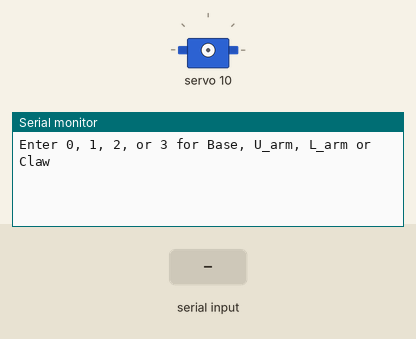
Bench run of a sketch on a simulated Arduino Uno, built with avr-gcc and run on an emulated ATmega328P. On the bench: servo, the last lines printed to the serial monitor. Inputs (shaded band) come from the test bench.

Above: at 1.2 s.
1.3 s: "90,45\n" received over Serial
At 2.9 s:
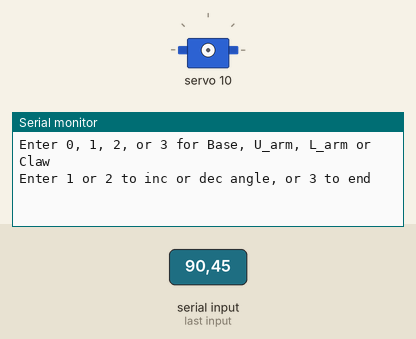
3.8 s: "1\n" received over Serial
At 4.81 s:
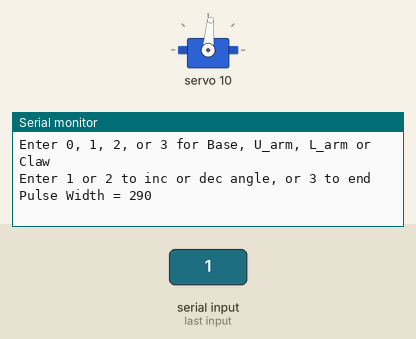

Measured:
- after the input at 1.3 s, the serial monitor: prints a new line after 1.0 s (image 1)
- after the input at 3.8 s, the serial monitor: prints a new line after 1.0 s (image 2)

The sketch:

Servo_calibration.ino
```cpp
/* Me_Arm_Servo_Calibration_V1
 * by Robo Pi
 */

#include <Wire.h>
#include <Adafruit_PWMServoDriver.h>
#define FREQUENCY             50 // Variables for the PCA9685 board

// The PCA9685 board I2C address is 0x40
Adafruit_PWMServoDriver pwm = Adafruit_PWMServoDriver(0x40);

String str_input = ""; // Used for Serial input from monitor
int int_Char; // Used for Serial input
int base_angle; //  Base angle
int u_arm_angle; //  Upper arm angle
int l_arm_angle; // Lower arm angle
int claw_angle; // Claw angle

// Servo PCA9685 board pins
int servo_pin;
int base = 0;
int u_arm = 1;
int l_arm = 2;
int claw = 3;

void setup()
{
  Serial.begin(9600); // Use Serial monitor
  pwm.begin(); // start Adafruit object
  pwm.setPWMFreq(FREQUENCY); // set frequency
}

void loop()
{
  Serial.println("Enter 0, 1, 2, or 3 for Base, U_arm, L_arm or Claw");
  while (Serial.available() == 0){} // wait for input
  str_input = Serial.readString();
    //  Add input rrror checking routine here ~~~ To be done later ~~~
  servo_pin = str_input.toInt();
  move_Arm(servo_pin);
}

void move_Arm(int motorOut)
{
  int pulse_width = 300;
  while(true)
  {
      Serial.println("Enter 1 or 2 to inc or dec angle, or 3 to end");
      while (Serial.available() == 0){} // wait for input
      str_input = Serial.readString();
      int_Char = str_input.substring(0,1).toInt();
      //Serial.println(int_Char,DEC);

    switch (int_Char)
    {
      case 1:
        pulse_width = pulse_width - 10;
        Serial.print("Pulse Width = ");
        Serial.println(pulse_width,DEC);
        pwm.setPWM(motorOut, 0, pulse_width);
        break;
      case 2:
        pulse_width = pulse_width + 10;
        Serial.print("Pulse Width = ");
        Serial.println(pulse_width,DEC);
        pwm.setPWM(motorOut, 0, pulse_width);
        break;
      case 3:
        return;
      }
    }
  }
```
